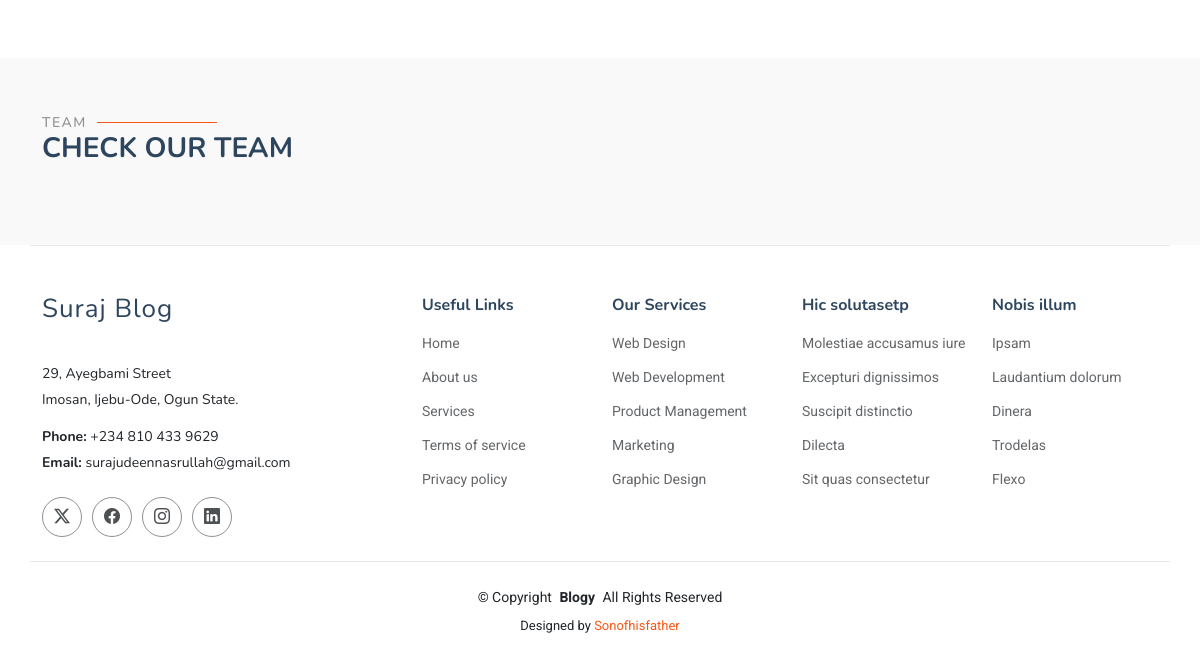
Page /about/ (lower part) on the earlier database version.
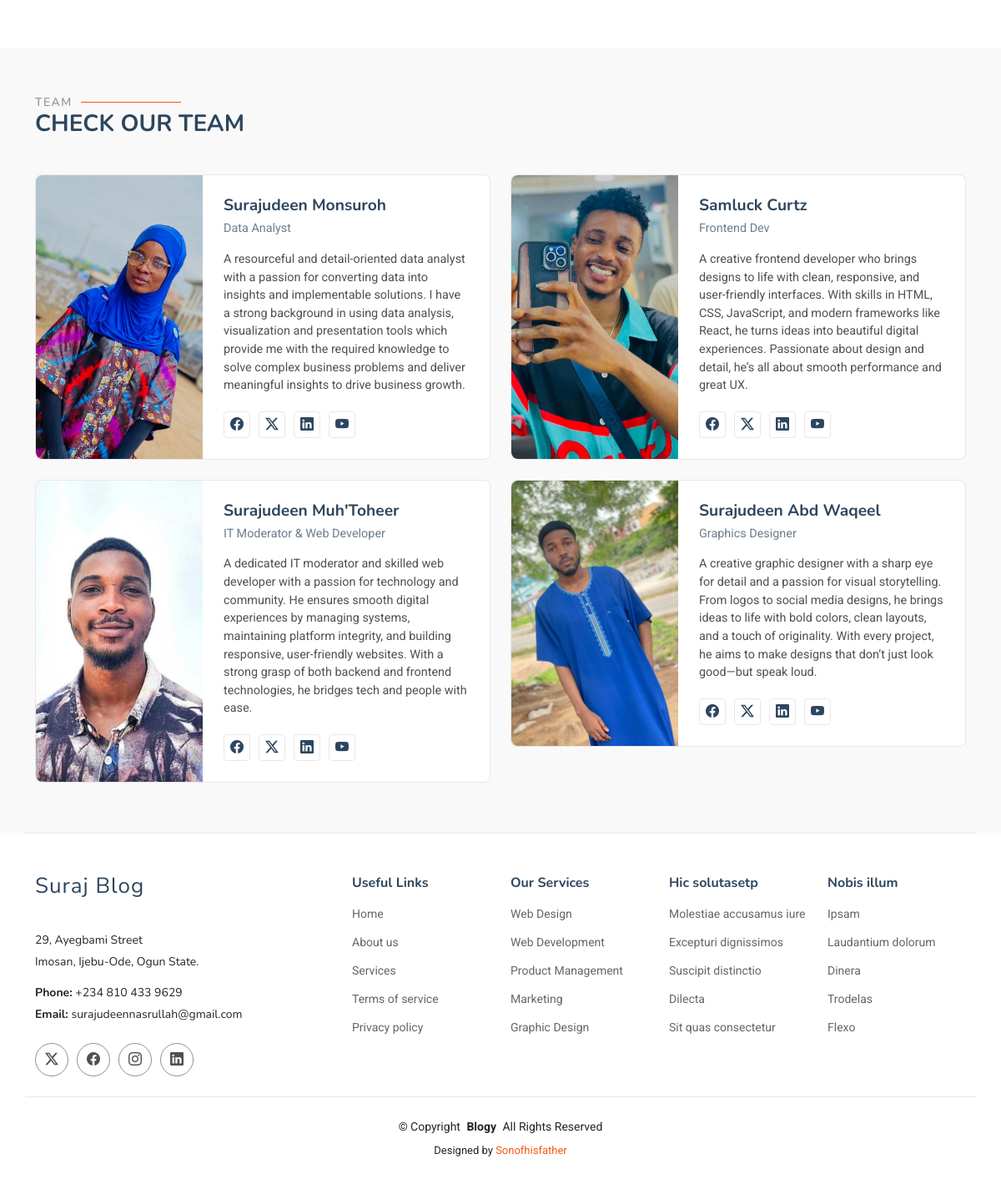
Same page on the later database version.
### Blog7/models.py (models this page shows)
class Team(models.Model):
    name = models.CharField(max_length=100)
    position = models.CharField(max_length=50)
    profile_picture = models.ImageField(upload_to='profiles/')
    bio = models.TextField()
    social_facebook = models.URLField(blank=True)
    social_x = models.URLField(blank=True)
    social_linkedin = models.URLField(blank=True)
    social_youtube = models.URLField(blank=True)

### Blog7/views.py (the view)
# urls.py: path('about/', views.about, name ='about'),
def about(request):
    teams = Team.objects.all()
    return render(request, 'blog/about.html',{
        "teams": teams
    })

### Blog7/templates/blog/about.html (shortened to what this page needs)
{% extends "blog/base.html" %}
{% load static %}
{% block content %}
  <main class="main">
    <section id="about" class="about section">
    </section>
    <section id="team" class="team section light-background">
      <div class="container section-title" data-aos="fade-up">
        <h2>Team</h2>
        <div><span>Check Our</span> <span class="description-title">Team</span></div>
      </div>
      <div class="container" data-aos="fade-up" data-aos-delay="100">
        <div class="row gy-4">
          {% for team in teams %}
          <div class="col-lg-6" data-aos="fade-up" data-aos-delay="100">
            <div class="team-member d-flex">
              <div class="member-img">
                <img src="{{team.profile_picture.url}}" class="img-fluid" alt="{{team.name}}" loading="lazy">
              </div>
              <div class="member-info flex-grow-1">
                <h4>{{team.name}}</h4>
                <span>{{team.position}}</span>
                <p>{{team.bio}}</p>
                <div class="social">
                  {% if team.social_facebook %}<a href="{{team.social_facebook}}"><i class="bi bi-facebook"></i></a>{% endif %}
                  {% if team.social_x %}<a href="{{team.social_x}}"><i class="bi bi-twitter-x"></i></a>{% endif %}
                  {% if team.social_linkedin %}<a href="{{team.social_linkedin}}"><i class="bi bi-linkedin"></i></a>{% endif %}
                  {% if team.social_youtube %}<a href="{{team.social_youtube}}"><i class="bi bi-youtube"></i></a>{% endif %}
                </div>
              </div>
            </div>
          </div>
        {% endfor %}
        </div>
      </div>
    </section>
  </main>
  {% endblock %}

Differences in the rows shown:
added Team: profile_picture (picture), name "Surajudeen Monsuroh", position "Data Analyst", bio "A resourceful and detail-oriented data analyst with a passion for converting data into insights and implementable solutions. I have a strong background in using data analysis, visualization and presentation tools which provide me with the required knowledge to solve complex business problems and deliver meaningful insights to drive business growth."
added Team: profile_picture (picture), name "Samluck Curtz", position "Frontend Dev", bio "A creative frontend developer who brings designs to life with clean, responsive, and user-friendly interfaces. With skills in HTML, CSS, JavaScript, and modern frameworks like React, he turns ideas into beautiful digital experiences. Passionate about design and detail, he’s all about smooth performance and great UX."
added Team: profile_picture (picture), name "Surajudeen Muh'Toheer", position "IT Moderator & Web Developer", bio "A dedicated IT moderator and skilled web developer with a passion for technology and community. He ensures smooth digital experiences by managing systems, maintaining platform integrity, and building responsive, user-friendly websites. With a strong grasp of both backend and frontend technologies, he bridges tech and people with ease."
added Team: profile_picture (picture), name "Surajudeen Abd Waqeel", position "Graphics Designer", bio "A creative graphic designer with a sharp eye for detail and a passion for visual storytelling. From logos to social media designs, he brings ideas to life with bold colors, clean layouts, and a touch of originality. With every project, he aims to make designs that don’t just look good—but speak loud."
